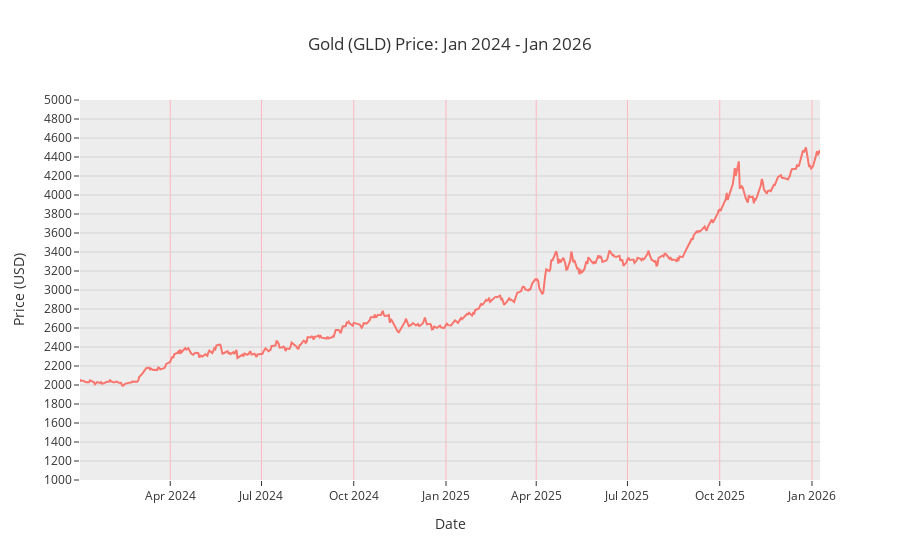

Write notebook code for a chart like this one.
### Code cell
# Filter for your specific plot range: Jan 2024 to Jan 2026
plot_gold_data = gold_data.loc['2024-01-01':'2026-01-09'].copy()
plot_gold_data['Price'] = plot_gold_data['Price'].astype(float)
plot_gold_data['Price'] = plot_gold_data['Price'] * 10.8
plot_gold_data['Price'] = plot_gold_data['Price'].round(0)

# Create the plot
fig = px.line(
    plot_gold_data, 
    y='Price', 
    title='Gold (GLD) Price: Jan 2024 - Jan 2026',
    labels={'Price': 'Price (USD)', 'Date': 'Date'}
)

# Clean up the Y-Axis
fig.update_yaxes(
    tickformat=".0f", 
    dtick=200,          
    range=[1000, 5000]    
)

# Add a grid to make it easier to read the 20-point gaps
fig.update_xaxes(showgrid=True, gridwidth=1, gridcolor='LightPink')
fig.update_yaxes(showgrid=True, gridwidth=1, gridcolor='LightGrey')

fig.show()

### Figure 1 — Plotly figure (JSON) as saved in the notebook; plotly's stock layout.template omitted (floating-point values rounded to 4 significant figures; data arrays with more than 128 entries replaced by an {"elided": "..."} marker saying what was removed)
{"data": [{"hovertemplate": "Date=%{x}<br>Price (USD)=%{y}<extra></extra>", "legendgroup": "", "line": {"color": "#F8766D", "dash": "solid"}, "marker": {"symbol": "circle"}, "mode": "lines", "name": "", "orientation": "v", "showlegend": false, "type": "scatter", "x": {"elided": "508 str values"}, "xaxis": "x", "y": {"elided": "508 float values"}, "yaxis": "y"}], "layout": {"legend": {"tracegroupgap": 0}, "title": {"text": "Gold (GLD) Price: Jan 2024 - Jan 2026"}, "xaxis": {"anchor": "y", "domain": [0, 1], "gridcolor": "LightPink", "gridwidth": 1, "showgrid": true, "title": {"text": "Date"}}, "yaxis": {"anchor": "x", "domain": [0, 1], "dtick": 200, "gridcolor": "LightGrey", "gridwidth": 1, "range": [1000, 5000], "showgrid": true, "tickformat": ".0f", "title": {"text": "Price (USD)"}}}}
